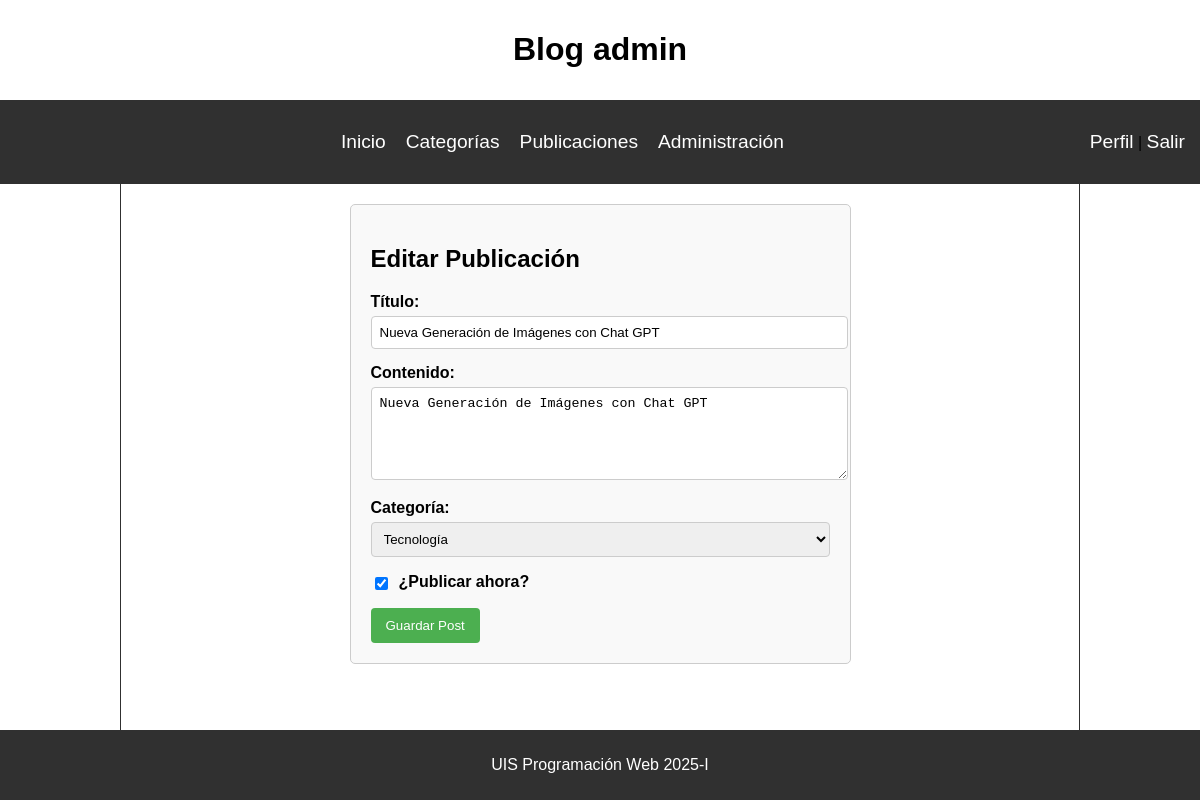
The page /publicaciones/editar/2/ (signed in) on the database its author committed.
### post/models.py (models this page shows, shortened)
class Post(models.Model):
    title = models.CharField(max_length=200)
    content = models.TextField()
    author = models.ForeignKey(User, on_delete=models.CASCADE)  # Relación con usuario
    category = models.ForeignKey(Category, on_delete=models.SET_NULL, null=True, blank=True)  # Relación con categoría
    created_at = models.DateTimeField(auto_now_add=True)
    updated_at = models.DateTimeField(auto_now=True)
    published = models.BooleanField(default=True)

### post/views.py (the view)
# urls.py: path('publicaciones/editar/<int:post_id>/', views.editar_publicacion, name='editar_publicacion'),
@login_required
def editar_publicacion(request, post_id):
    post = Post.objects.get(id=post_id)
    if request.method == 'POST':
        form = PostForm(request.POST, instance=post)
        if form.is_valid():
            form.save()
            return redirect('publicaciones')
    else:
        form = PostForm(instance=post)
    return render(request, 'post/editar_publicacion.html', {'form': form})

### post/forms.py
class PostForm(forms.ModelForm):
    class Meta:
        model = Post
        fields = ['title', 'content', 'category', 'published']
        labels = {
            'title': 'Título',
            'content': 'Contenido',
            'category': 'Categoría',
            'published': '¿Publicar ahora?',
        }
        widgets = {
            'title': forms.TextInput(attrs={'id': 'title'}),
            'content': forms.Textarea(attrs={'id': 'content', 'rows': 5}),
            'category': forms.Select(attrs={'id': 'category'}),
            'published': forms.CheckboxInput(attrs={'id': 'published'}),
        }

### post/models.py (called while the page is built)
    def __str__(self):
        return self.name

### post/templates/post/editar_publicacion.html (shortened to what this page needs)
{% extends 'post/base.html' %}
{% load static %}
{% block extra_head %}
<link rel="stylesheet" href="{% static 'post/css/formulario_blog.css' %}">
{% endblock extra_head%}
{% block content %}
<div class="form-container">
    <h2>Editar Publicación</h2>
    <form method="POST">
        <div class="form-group">
            <label for="{{ form.title.id_for_label }}">{{ form.title.label }}:</label>
            {{ form.title }}
        </div>
        <div class="form-group">
            <label for="{{ form.content.id_for_label }}">{{ form.content.label }}:</label>
            {{ form.content }}
        </div>
        <div class="form-group">
            <label for="{{ form.category.id_for_label }}">{{ form.category.label }}:</label>
            {{ form.category }}
        </div>
        <div class="form-group checkbox-group">
            {{ form.published }}
            <label for="{{ form.published.id_for_label }}">{{ form.published.label }}</label>
        </div>
        <button type="submit">Guardar Post</button>
    </form>
</div>
{% endblock content%}

### post/templates/post/base.html (shortened to what this page needs)
{% load static %}
<!DOCTYPE html>
<html lang="es">
<head>
    <link rel="stylesheet" href="{% static 'post/css/base.css' %}">
    {% block extra_head %}
    {% endblock extra_head %}
</head>
<body>
    <main>
        <header>
            {% if user.is_authenticated %}
            <h1>Blog {{ user.username }}</h1>
            {% else %}
            <h1>Blog Personal</h1>
            {% endif %}
        </header>
        <nav id="navbar">
            <ul>
                <li><a href="{% url 'index' %}">Inicio</a></li>
                {% if user.is_authenticated %}
                    <li><a href="{% url 'categorias' %}">Categorías</a></li>
                    <li><a href="{% url 'publicaciones' %}">Publicaciones</a></li>
                {% endif %}
                {% if user.is_staff or user.is_superuser %}
                    <li><a href="{% url 'admin:index' %}">Administración</a></li>
                {% endif %}
            </ul>
            <div>
                {% if user.is_authenticated %}
                    <p><a href="{% url 'perfil' %}">Perfil</a> | <a class="nav-link" href="#"
                        onClick="document.getElementById('logoutform').submit()">
                        Salir
                        </a>
                    </p>
                {% else %}
                    <a href="{% url 'login' %}">Iniciar Sesión</a>
                {% endif %}
            </div>
        </nav>
        <section class="page_content">
            {% block content %}
            {% endblock content%}
        </section>
        <footer>
            <p>UIS Programación Web 2025-I</p>
        </footer>
    </main>
</body>
</html>

### post/static/post/css/base.css (style rules this page uses)
html, body { height: 100%; margin: 0; }
body { display: flex; font-family: Arial, sans-serif; flex-direction: column; }
main { flex: 1; display: flex; flex-direction: column; }
header { padding: 10px; text-align: center; }
#navbar { display: flex; justify-content: space-between; padding: 15px; background-color: #303030; }
#navbar ul { display: flex; list-style: none; margin: auto; }
#navbar ul li { margin-right: 20px; }
#navbar div { display: flex; align-items: center; }
a { text-decoration: none; color: #ffffff; font-size: 1.2em; }
.page_content { padding: 20px; flex: 1; margin: 0 10vw; border-left: 1px solid #303030; border-right: 1px solid #303030; }
footer { text-align: center; padding: 10px; background-color: #303030; color: #ffffff; }

### post/static/post/css/formulario_blog.css (style rules this page uses)
.form-container { width: 50%; margin: auto; padding: 20px; border: 1px solid #ccc; border-radius: 5px; background-color: #f9f9f9; }
.form-group { margin-bottom: 15px; }
label { font-weight: bold; }
input, select, textarea { width: 100%; padding: 8px; margin-top: 5px; border: 1px solid #ccc; border-radius: 4px; }
.checkbox-group { display: flex; align-items: center; gap: 8px; }
.checkbox-group input[type="checkbox"] { width: auto; }
button { background-color: #4CAF50; color: white; padding: 10px 15px; border: none; border-radius: 4px; cursor: pointer; }

### rows shown on the page
Post: title "Nueva Generación de Imágenes con Chat GPT", content "Nueva Generación de Imágenes con Chat GPT", category "Tecnología", published "☑"

### other values the page prints
{{ user.username }} "admin"
